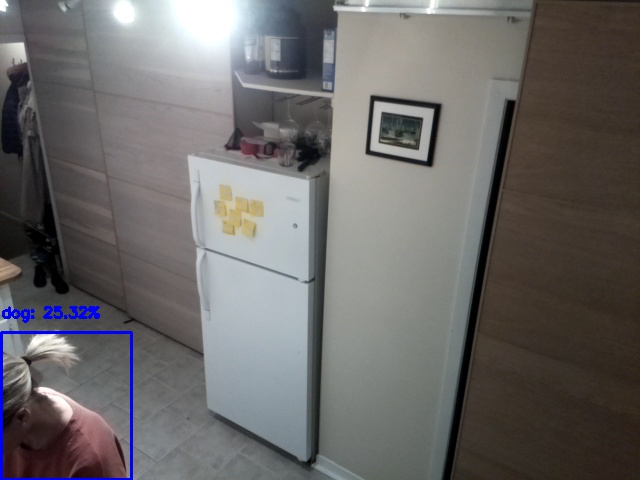
#> input picture imgs/misclassification.jpg, 640 x 480 px, given in place of the camera
$ python webcam.py
#> lines starting #> are read from the running program, lines starting #| are printed output that depends on the picture; long printed decimals are rounded
import imutils
import numpy as np
import cv2
import time
from datetime import datetime
import threading

cap = cv2.VideoCapture(0)

time.sleep(1)

# fgbg = cv2.createBackgroundSubtractorMOG()
# fgbg = cv2.createBackgroundSubtractorMOG2(detectShadows=False, history=100)


avg = None
frames = []

while(1):
    ret, frame = cap.read()
#> frame is the input picture: shape (480, 640, 3); mean B, G, R 104, 104.7, 106.9

    frame = imutils.resize(frame, width=500)
#> frame: shape (375, 500, 3)
    gray = cv2.cvtColor(frame, cv2.COLOR_BGR2GRAY)
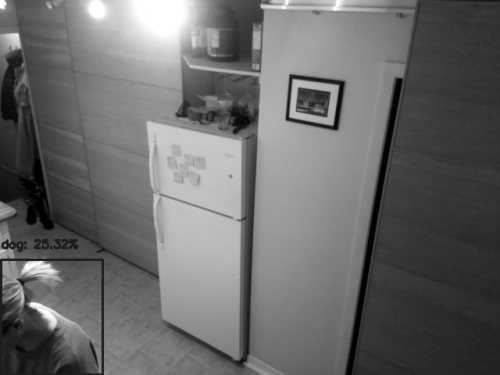
#> gray: shape (375, 500); min 0, max 255, mean 105.3
    gray = cv2.GaussianBlur(gray, (21, 21), 0)
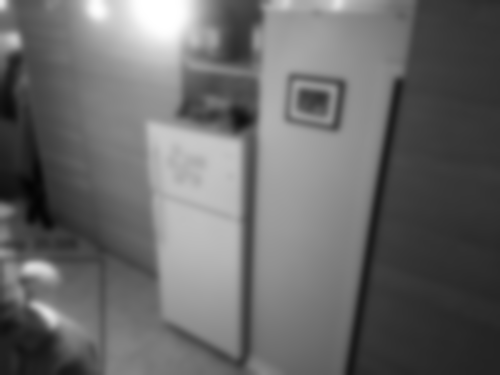
#> gray: shape (375, 500); min 4, max 255, mean 105.3

    if avg is None:
        print("Starting background model...")
        avg = gray.copy().astype("float")
        continue

    cv2.accumulateWeighted(gray, avg, 0.1)

    # fgmask = fgbg.apply(frame)
    double = np.concatenate((gray, avg), axis=0)

    # cv2.imshow('frame', frame)
    # cv2.imshow('gray', gray)
    cv2.imshow('frame', double)
    k = cv2.waitKey(1) & 0xff
    if k == ord('q'):
        break

    frames.append((datetime.now(), cv2.cvtColor(frame, cv2.COLOR_BGR2GRAY)))
    if len(frames) > 300:
        break
        frames.pop(0)

start = (datetime.now())

def write_frames():
    write_time = 0
    for frame in frames:
        write_start = datetime.now()
        cv2.imwrite('test/imgs/{}.jpg'.format(frame[0].strftime('%Y-%m-%d_%H:%M:%S.%f'))
                    , frame[1])
        write_end = datetime.now()
        write_time += (write_end - write_start).total_seconds()
    print ('Total write time: %s. %s' % (write_time, write_end.strftime('%M:%S.%f')))

th = threading.Thread(target=write_frames)
th.start()
end = (datetime.now())

print ('Total time: %s. %s' % ((end - start).total_seconds(), end.strftime('%M:%S.%f')))
#| Total time: 0.00075. 35:45.606
cap.release()
cv2.destroyAllWindows()

$ run again, on imgs/false_negative.png
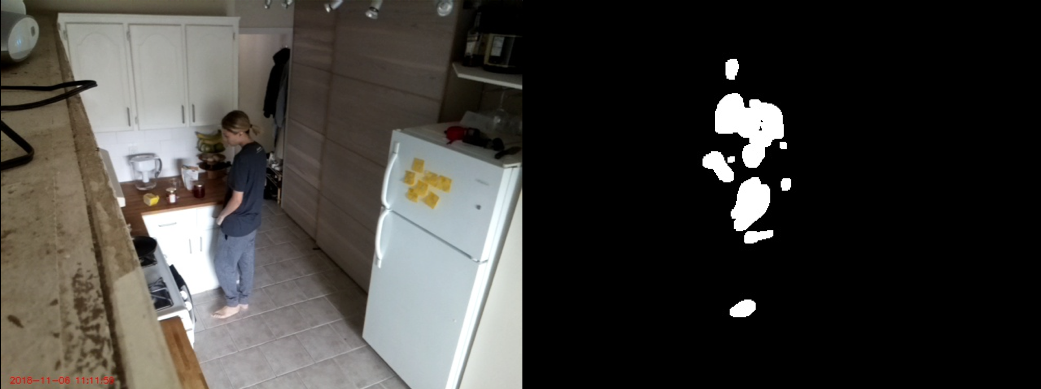
#> input picture imgs/false_negative.png, 1041 x 389 px, given in place of the camera
#> frame is the input picture: shape (389, 1041, 3); mean B, G, R 57.7, 61.3, 63.4
#> frame: shape (186, 500, 3)
#> `gray = cv2.cvtColor(frame, cv2.COLOR_BGR2GRAY)`:
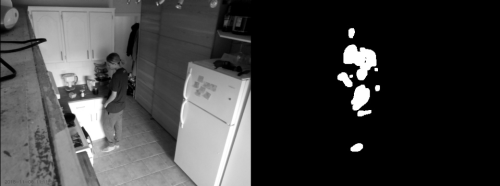
#> gray: shape (186, 500); min 0, max 255, mean 61.5
#> `gray = cv2.GaussianBlur(gray, (21, 21), 0)`:
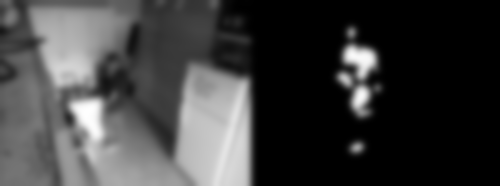
#> gray: shape (186, 500); min 0, max 254, mean 61.6
#| Total time: 0.000713. 35:46.638
